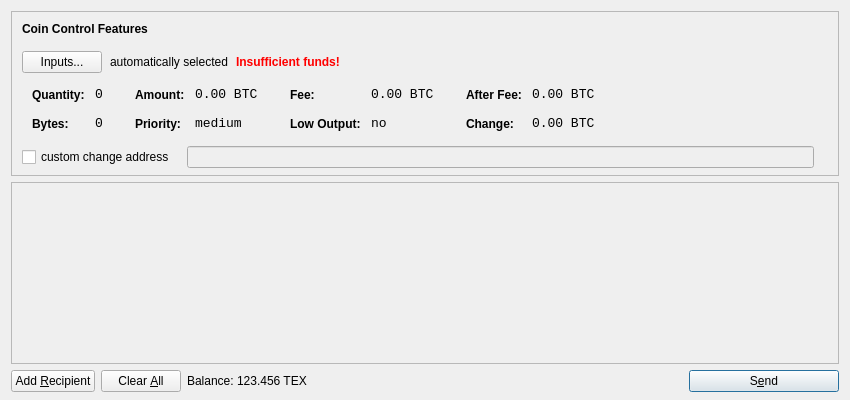
<?xml version="1.0" encoding="UTF-8"?>
<ui version="4.0">
 <class>SendCoinsDialog</class>
 <widget class="QDialog" name="SendCoinsDialog">
  <property name="geometry">
   <rect>
    <x>0</x>
    <y>0</y>
    <width>850</width>
    <height>400</height>
   </rect>
  </property>
  <property name="windowTitle">
   <string>Send Coins</string>
  </property>
  <layout class="QVBoxLayout" name="verticalLayout" stretch="0,1,0">
   <property name="bottomMargin">
    <number>8</number>
   </property>
   <item>
    <widget class="QFrame" name="frameCoinControl">
     <property name="sizePolicy">
      <sizepolicy hsizetype="Expanding" vsizetype="Expanding">
       <horstretch>0</horstretch>
       <verstretch>0</verstretch>
      </sizepolicy>
     </property>
     <property name="maximumSize">
      <size>
       <width>16777215</width>
       <height>16777215</height>
      </size>
     </property>
     <property name="frameShape">
      <enum>QFrame::StyledPanel</enum>
     </property>
     <property name="frameShadow">
      <enum>QFrame::Sunken</enum>
     </property>
     <layout class="QVBoxLayout" name="verticalLayoutCoinControl2">
      <property name="spacing">
       <number>-1</number>
      </property>
      <property name="leftMargin">
       <number>0</number>
      </property>
      <property name="topMargin">
       <number>0</number>
      </property>
      <property name="rightMargin">
       <number>0</number>
      </property>
      <property name="bottomMargin">
       <number>6</number>
      </property>
      <item>
       <layout class="QVBoxLayout" name="verticalLayoutCoinControl" stretch="0,0,0,0,1">
        <property name="spacing">
         <number>0</number>
        </property>
        <property name="leftMargin">
         <number>10</number>
        </property>
        <property name="topMargin">
         <number>10</number>
        </property>
        <item>
         <layout class="QHBoxLayout" name="horizontalLayoutCoinControl1">
          <property name="bottomMargin">
           <number>15</number>
          </property>
          <item>
           <widget class="QLabel" name="labelCoinControlFeatures">
            <property name="sizePolicy">
             <sizepolicy hsizetype="Preferred" vsizetype="Maximum">
              <horstretch>0</horstretch>
              <verstretch>0</verstretch>
             </sizepolicy>
            </property>
            <property name="font">
             <font>
              <weight>75</weight>
              <bold>true</bold>
             </font>
            </property>
            <property name="styleSheet">
             <string notr="true">font-weight:bold;</string>
            </property>
            <property name="text">
             <string>Coin Control Features</string>
            </property>
           </widget>
          </item>
         </layout>
        </item>
        <item>
         <layout class="QHBoxLayout" name="horizontalLayoutCoinControl2" stretch="0,0,0,0">
          <property name="spacing">
           <number>8</number>
          </property>
          <property name="bottomMargin">
           <number>10</number>
          </property>
          <item>
           <widget class="QPushButton" name="pushButtonCoinControl">
            <property name="styleSheet">
             <string notr="true"/>
            </property>
            <property name="text">
             <string>Inputs...</string>
            </property>
           </widget>
          </item>
          <item>
           <widget class="QLabel" name="labelCoinControlAutomaticallySelected">
            <property name="text">
             <string>automatically selected</string>
            </property>
            <property name="margin">
             <number>5</number>
            </property>
           </widget>
          </item>
          <item>
           <widget class="QLabel" name="labelCoinControlInsuffFunds">
            <property name="font">
             <font>
              <weight>75</weight>
              <bold>true</bold>
             </font>
            </property>
            <property name="styleSheet">
             <string notr="true">color:red;font-weight:bold;</string>
            </property>
            <property name="text">
             <string>Insufficient funds!</string>
            </property>
            <property name="margin">
             <number>5</number>
            </property>
           </widget>
          </item>
          <item>
           <spacer name="horizontalSpacerCoinControl">
            <property name="orientation">
             <enum>Qt::Horizontal</enum>
            </property>
            <property name="sizeHint" stdset="0">
             <size>
              <width>40</width>
              <height>1</height>
             </size>
            </property>
           </spacer>
          </item>
         </layout>
        </item>
        <item>
         <widget class="QWidget" name="widgetCoinControl" native="true">
          <property name="sizePolicy">
           <sizepolicy hsizetype="Preferred" vsizetype="Preferred">
            <horstretch>0</horstretch>
            <verstretch>0</verstretch>
           </sizepolicy>
          </property>
          <property name="minimumSize">
           <size>
            <width>0</width>
            <height>0</height>
           </size>
          </property>
          <property name="styleSheet">
           <string notr="true"/>
          </property>
          <layout class="QHBoxLayout" name="horizontalLayoutCoinControl5">
           <property name="margin">
            <number>0</number>
           </property>
           <item>
            <layout class="QHBoxLayout" name="horizontalLayoutCoinControl3" stretch="0,0,0,1">
             <property name="spacing">
              <number>20</number>
             </property>
             <property name="topMargin">
              <number>0</number>
             </property>
             <property name="bottomMargin">
              <number>10</number>
             </property>
             <item>
              <layout class="QFormLayout" name="formLayoutCoinControl1">
               <property name="horizontalSpacing">
                <number>10</number>
               </property>
               <property name="verticalSpacing">
                <number>14</number>
               </property>
               <property name="leftMargin">
                <number>10</number>
               </property>
               <property name="topMargin">
                <number>4</number>
               </property>
               <property name="rightMargin">
                <number>6</number>
               </property>
               <item row="0" column="0">
                <widget class="QLabel" name="labelCoinControlQuantityText">
                 <property name="styleSheet">
                  <string notr="true">font-weight:bold;</string>
                 </property>
                 <property name="text">
                  <string>Quantity:</string>
                 </property>
                 <property name="margin">
                  <number>0</number>
                 </property>
                </widget>
               </item>
               <item row="0" column="1">
                <widget class="QLabel" name="labelCoinControlQuantity">
                 <property name="font">
                  <font>
                   <family>Monospace</family>
                   <pointsize>10</pointsize>
                  </font>
                 </property>
                 <property name="cursor">
                  <cursorShape>IBeamCursor</cursorShape>
                 </property>
                 <property name="contextMenuPolicy">
                  <enum>Qt::ActionsContextMenu</enum>
                 </property>
                 <property name="text">
                  <string notr="true">0</string>
                 </property>
                 <property name="margin">
                  <number>0</number>
                 </property>
                 <property name="textInteractionFlags">
                  <set>Qt::LinksAccessibleByMouse|Qt::TextSelectableByKeyboard|Qt::TextSelectableByMouse</set>
                 </property>
                </widget>
               </item>
               <item row="1" column="0">
                <widget class="QLabel" name="labelCoinControlBytesText">
                 <property name="styleSheet">
                  <string notr="true">font-weight:bold;</string>
                 </property>
                 <property name="text">
                  <string>Bytes:</string>
                 </property>
                </widget>
               </item>
               <item row="1" column="1">
                <widget class="QLabel" name="labelCoinControlBytes">
                 <property name="font">
                  <font>
                   <family>Monospace</family>
                   <pointsize>10</pointsize>
                  </font>
                 </property>
                 <property name="cursor">
                  <cursorShape>IBeamCursor</cursorShape>
                 </property>
                 <property name="contextMenuPolicy">
                  <enum>Qt::ActionsContextMenu</enum>
                 </property>
                 <property name="text">
                  <string notr="true">0</string>
                 </property>
                 <property name="textInteractionFlags">
                  <set>Qt::LinksAccessibleByMouse|Qt::TextSelectableByKeyboard|Qt::TextSelectableByMouse</set>
                 </property>
                </widget>
               </item>
              </layout>
             </item>
             <item>
              <layout class="QFormLayout" name="formLayoutCoinControl2">
               <property name="horizontalSpacing">
                <number>10</number>
               </property>
               <property name="verticalSpacing">
                <number>14</number>
               </property>
               <property name="leftMargin">
                <number>6</number>
               </property>
               <property name="topMargin">
                <number>4</number>
               </property>
               <property name="rightMargin">
                <number>6</number>
               </property>
               <item row="0" column="0">
                <widget class="QLabel" name="labelCoinControlAmountText">
                 <property name="styleSheet">
                  <string notr="true">font-weight:bold;</string>
                 </property>
                 <property name="text">
                  <string>Amount:</string>
                 </property>
                 <property name="margin">
                  <number>0</number>
                 </property>
                </widget>
               </item>
               <item row="0" column="1">
                <widget class="QLabel" name="labelCoinControlAmount">
                 <property name="font">
                  <font>
                   <family>Monospace</family>
                   <pointsize>10</pointsize>
                  </font>
                 </property>
                 <property name="cursor">
                  <cursorShape>IBeamCursor</cursorShape>
                 </property>
                 <property name="contextMenuPolicy">
                  <enum>Qt::ActionsContextMenu</enum>
                 </property>
                 <property name="text">
                  <string notr="true">0.00 BTC</string>
                 </property>
                 <property name="textInteractionFlags">
                  <set>Qt::LinksAccessibleByMouse|Qt::TextSelectableByKeyboard|Qt::TextSelectableByMouse</set>
                 </property>
                </widget>
               </item>
               <item row="1" column="0">
                <widget class="QLabel" name="labelCoinControlPriorityText">
                 <property name="styleSheet">
                  <string notr="true">font-weight:bold;</string>
                 </property>
                 <property name="text">
                  <string>Priority:</string>
                 </property>
                </widget>
               </item>
               <item row="1" column="1">
                <widget class="QLabel" name="labelCoinControlPriority">
                 <property name="font">
                  <font>
                   <family>Monospace</family>
                   <pointsize>10</pointsize>
                  </font>
                 </property>
                 <property name="cursor">
                  <cursorShape>IBeamCursor</cursorShape>
                 </property>
                 <property name="contextMenuPolicy">
                  <enum>Qt::ActionsContextMenu</enum>
                 </property>
                 <property name="text">
                  <string>medium</string>
                 </property>
                 <property name="textInteractionFlags">
                  <set>Qt::LinksAccessibleByMouse|Qt::TextSelectableByKeyboard|Qt::TextSelectableByMouse</set>
                 </property>
                </widget>
               </item>
              </layout>
             </item>
             <item>
              <layout class="QFormLayout" name="formLayoutCoinControl3">
               <property name="horizontalSpacing">
                <number>10</number>
               </property>
               <property name="verticalSpacing">
                <number>14</number>
               </property>
               <property name="leftMargin">
                <number>6</number>
               </property>
               <property name="topMargin">
                <number>4</number>
               </property>
               <property name="rightMargin">
                <number>6</number>
               </property>
               <item row="0" column="0">
                <widget class="QLabel" name="labelCoinControlFeeText">
                 <property name="styleSheet">
                  <string notr="true">font-weight:bold;</string>
                 </property>
                 <property name="text">
                  <string>Fee:</string>
                 </property>
                 <property name="margin">
                  <number>0</number>
                 </property>
                </widget>
               </item>
               <item row="0" column="1">
                <widget class="QLabel" name="labelCoinControlFee">
                 <property name="font">
                  <font>
                   <family>Monospace</family>
                   <pointsize>10</pointsize>
                  </font>
                 </property>
                 <property name="cursor">
                  <cursorShape>IBeamCursor</cursorShape>
                 </property>
                 <property name="contextMenuPolicy">
                  <enum>Qt::ActionsContextMenu</enum>
                 </property>
                 <property name="text">
                  <string notr="true">0.00 BTC</string>
                 </property>
                 <property name="textInteractionFlags">
                  <set>Qt::LinksAccessibleByMouse|Qt::TextSelectableByKeyboard|Qt::TextSelectableByMouse</set>
                 </property>
                </widget>
               </item>
               <item row="1" column="0">
                <widget class="QLabel" name="labelCoinControlLowOutputText">
                 <property name="styleSheet">
                  <string notr="true">font-weight:bold;</string>
                 </property>
                 <property name="text">
                  <string>Low Output:</string>
                 </property>
                </widget>
               </item>
               <item row="1" column="1">
                <widget class="QLabel" name="labelCoinControlLowOutput">
                 <property name="font">
                  <font>
                   <family>Monospace</family>
                   <pointsize>10</pointsize>
                  </font>
                 </property>
                 <property name="cursor">
                  <cursorShape>IBeamCursor</cursorShape>
                 </property>
                 <property name="contextMenuPolicy">
                  <enum>Qt::ActionsContextMenu</enum>
                 </property>
                 <property name="text">
                  <string>no</string>
                 </property>
                 <property name="textInteractionFlags">
                  <set>Qt::LinksAccessibleByMouse|Qt::TextSelectableByKeyboard|Qt::TextSelectableByMouse</set>
                 </property>
                </widget>
               </item>
              </layout>
             </item>
             <item>
              <layout class="QFormLayout" name="formLayoutCoinControl4">
               <property name="horizontalSpacing">
                <number>10</number>
               </property>
               <property name="verticalSpacing">
                <number>14</number>
               </property>
               <property name="leftMargin">
                <number>6</number>
               </property>
               <property name="topMargin">
                <number>4</number>
               </property>
               <property name="rightMargin">
                <number>6</number>
               </property>
               <item row="0" column="0">
                <widget class="QLabel" name="labelCoinControlAfterFeeText">
                 <property name="styleSheet">
                  <string notr="true">font-weight:bold;</string>
                 </property>
                 <property name="text">
                  <string>After Fee:</string>
                 </property>
                 <property name="margin">
                  <number>0</number>
                 </property>
                </widget>
               </item>
               <item row="0" column="1">
                <widget class="QLabel" name="labelCoinControlAfterFee">
                 <property name="font">
                  <font>
                   <family>Monospace</family>
                   <pointsize>10</pointsize>
                  </font>
                 </property>
                 <property name="cursor">
                  <cursorShape>IBeamCursor</cursorShape>
                 </property>
                 <property name="contextMenuPolicy">
                  <enum>Qt::ActionsContextMenu</enum>
                 </property>
                 <property name="text">
                  <string notr="true">0.00 BTC</string>
                 </property>
                 <property name="textInteractionFlags">
                  <set>Qt::LinksAccessibleByMouse|Qt::TextSelectableByKeyboard|Qt::TextSelectableByMouse</set>
                 </property>
                </widget>
               </item>
               <item row="1" column="0">
                <widget class="QLabel" name="labelCoinControlChangeText">
                 <property name="styleSheet">
                  <string notr="true">font-weight:bold;</string>
                 </property>
                 <property name="text">
                  <string>Change:</string>
                 </property>
                </widget>
               </item>
               <item row="1" column="1">
                <widget class="QLabel" name="labelCoinControlChange">
                 <property name="font">
                  <font>
                   <family>Monospace</family>
                   <pointsize>10</pointsize>
                  </font>
                 </property>
                 <property name="cursor">
                  <cursorShape>IBeamCursor</cursorShape>
                 </property>
                 <property name="contextMenuPolicy">
                  <enum>Qt::ActionsContextMenu</enum>
                 </property>
                 <property name="text">
                  <string notr="true">0.00 BTC</string>
                 </property>
                 <property name="textInteractionFlags">
                  <set>Qt::LinksAccessibleByMouse|Qt::TextSelectableByKeyboard|Qt::TextSelectableByMouse</set>
                 </property>
                </widget>
               </item>
              </layout>
             </item>
            </layout>
           </item>
          </layout>
         </widget>
        </item>
        <item>
         <layout class="QHBoxLayout" name="horizontalLayoutCoinControl4" stretch="0,0,0">
          <property name="spacing">
           <number>12</number>
          </property>
          <property name="sizeConstraint">
           <enum>QLayout::SetDefaultConstraint</enum>
          </property>
          <property name="topMargin">
           <number>5</number>
          </property>
          <property name="rightMargin">
           <number>5</number>
          </property>
          <item>
           <widget class="QCheckBox" name="checkBoxCoinControlChange">
            <property name="text">
             <string>custom change address</string>
            </property>
           </widget>
          </item>
          <item>
           <widget class="QLineEdit" name="lineEditCoinControlChange">
            <property name="enabled">
             <bool>false</bool>
            </property>
            <property name="sizePolicy">
             <sizepolicy hsizetype="Expanding" vsizetype="Fixed">
              <horstretch>0</horstretch>
              <verstretch>0</verstretch>
             </sizepolicy>
            </property>
           </widget>
          </item>
          <item>
           <widget class="QLabel" name="labelCoinControlChangeLabel">
            <property name="sizePolicy">
             <sizepolicy hsizetype="Preferred" vsizetype="Expanding">
              <horstretch>0</horstretch>
              <verstretch>0</verstretch>
             </sizepolicy>
            </property>
            <property name="minimumSize">
             <size>
              <width>0</width>
              <height>0</height>
             </size>
            </property>
            <property name="text">
             <string/>
            </property>
            <property name="margin">
             <number>3</number>
            </property>
           </widget>
          </item>
         </layout>
        </item>
        <item>
         <spacer name="verticalSpacerCoinControl">
          <property name="orientation">
           <enum>Qt::Vertical</enum>
          </property>
          <property name="sizeHint" stdset="0">
           <size>
            <width>800</width>
            <height>1</height>
           </size>
          </property>
         </spacer>
        </item>
       </layout>
      </item>
     </layout>
    </widget>
   </item>
   <item>
    <widget class="QScrollArea" name="scrollArea">
     <property name="widgetResizable">
      <bool>true</bool>
     </property>
     <widget class="QWidget" name="scrollAreaWidgetContents">
      <property name="geometry">
       <rect>
        <x>0</x>
        <y>0</y>
        <width>830</width>
        <height>165</height>
       </rect>
      </property>
      <layout class="QVBoxLayout" name="verticalLayout_2">
       <property name="margin">
        <number>0</number>
       </property>
       <item>
        <layout class="QVBoxLayout" name="entries">
         <property name="spacing">
          <number>6</number>
         </property>
        </layout>
       </item>
       <item>
        <spacer name="verticalSpacer">
         <property name="orientation">
          <enum>Qt::Vertical</enum>
         </property>
         <property name="sizeHint" stdset="0">
          <size>
           <width>20</width>
           <height>40</height>
          </size>
         </property>
        </spacer>
       </item>
      </layout>
     </widget>
    </widget>
   </item>
   <item>
    <layout class="QHBoxLayout" name="horizontalLayout">
     <item>
      <widget class="QPushButton" name="addButton">
       <property name="toolTip">
        <string>Send to multiple recipients at once</string>
       </property>
       <property name="text">
        <string>Add &amp;Recipient</string>
       </property>
       <property name="icon">
        <iconset resource="../bitcoin.qrc">
         <normaloff>:/icons/add</normaloff>:/icons/add</iconset>
       </property>
       <property name="autoDefault">
        <bool>false</bool>
       </property>
      </widget>
     </item>
     <item>
      <widget class="QPushButton" name="clearButton">
       <property name="sizePolicy">
        <sizepolicy hsizetype="Minimum" vsizetype="Fixed">
         <horstretch>0</horstretch>
         <verstretch>0</verstretch>
        </sizepolicy>
       </property>
       <property name="toolTip">
        <string>Remove all transaction fields</string>
       </property>
       <property name="text">
        <string>Clear &amp;All</string>
       </property>
       <property name="icon">
        <iconset resource="../bitcoin.qrc">
         <normaloff>:/icons/remove</normaloff>:/icons/remove</iconset>
       </property>
       <property name="autoRepeatDelay">
        <number>300</number>
       </property>
       <property name="autoDefault">
        <bool>false</bool>
       </property>
      </widget>
     </item>
     <item>
      <layout class="QHBoxLayout" name="horizontalLayout_2">
       <property name="spacing">
        <number>3</number>
       </property>
       <item>
        <widget class="QLabel" name="label">
         <property name="text">
          <string>Balance:</string>
         </property>
        </widget>
       </item>
       <item>
        <widget class="QLabel" name="labelBalance">
         <property name="cursor">
          <cursorShape>IBeamCursor</cursorShape>
         </property>
         <property name="text">
          <string>123.456 TEX</string>
         </property>
         <property name="textInteractionFlags">
          <set>Qt::LinksAccessibleByMouse|Qt::TextSelectableByKeyboard|Qt::TextSelectableByMouse</set>
         </property>
        </widget>
       </item>
      </layout>
     </item>
     <item>
      <spacer name="horizontalSpacer">
       <property name="orientation">
        <enum>Qt::Horizontal</enum>
       </property>
       <property name="sizeHint" stdset="0">
        <size>
         <width>40</width>
         <height>20</height>
        </size>
       </property>
      </spacer>
     </item>
     <item>
      <widget class="QPushButton" name="sendButton">
       <property name="minimumSize">
        <size>
         <width>150</width>
         <height>0</height>
        </size>
       </property>
       <property name="toolTip">
        <string>Confirm the send action</string>
       </property>
       <property name="text">
        <string>S&amp;end</string>
       </property>
       <property name="icon">
        <iconset resource="../bitcoin.qrc">
         <normaloff>:/icons/send</normaloff>:/icons/send</iconset>
       </property>
       <property name="default">
        <bool>true</bool>
       </property>
      </widget>
     </item>
    </layout>
   </item>
  </layout>
 </widget>
 <resources>
  <include location="../bitcoin.qrc"/>
 </resources>
 <connections/>
</ui>
